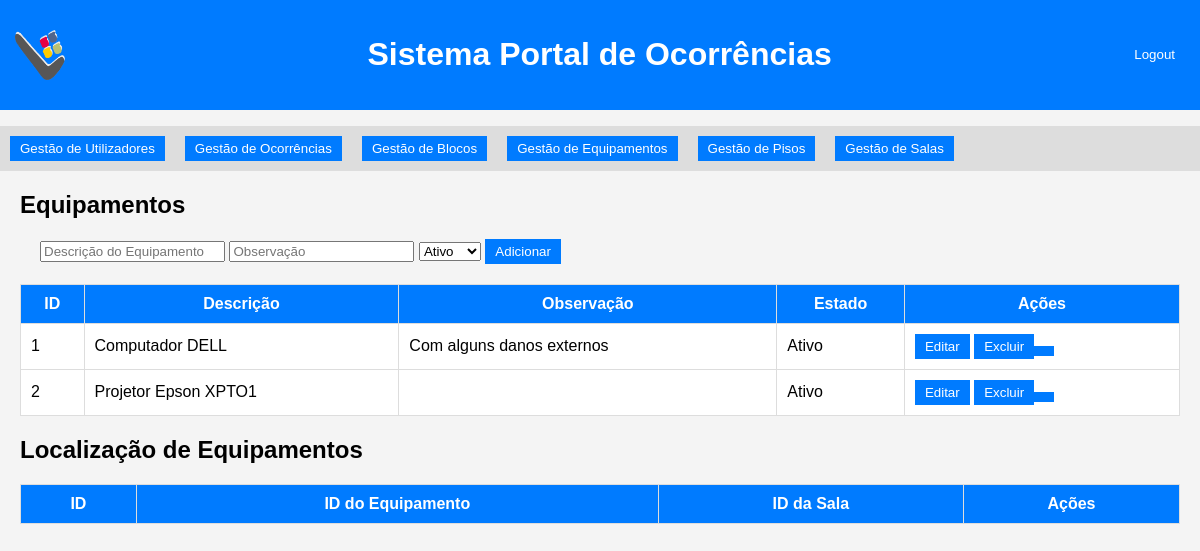
The page /equipamentos.php on the database its author committed.
### tables this page shows
CREATE TABLE `equipamentos` (
  `Cod_Equipamento` int(11) NOT NULL,
  `Descricao_Equipamento` varchar(150) NOT NULL,
  `Obs_Equipamento` varchar(150) NOT NULL,
  `Estado_Equipamento` varchar(30) NOT NULL);

### equipamentos.php (the view, shortened to what this page needs)
<?php
include 'config.php';
$result = $conn->query("SELECT * FROM equipamentos");?>
<!DOCTYPE html>
<html lang="pt">
<head>
    <link rel="stylesheet" href="style.css">
</head>
<body>
    <header>
        <div class="logo">
            <img src="img/logo.png" alt="Logo">
        </div>
        <h1>Sistema Portal de Ocorrências</h1>
        <button><a style="color: white; text-decoration: none" href="logout.php">Logout</a></button>
    </header>
    <nav>
        <ul>
            <button><a style="color: white; text-decoration: none" href="sistema_ocorrencias.php">Gestão de Utilizadores</a></button>
            <button><a style="color: white; text-decoration: none" href="ocorrencias.php">Gestão de Ocorrências</a></button>
            <button><a style="color: white; text-decoration: none" href="blocos.php">Gestão de Blocos</a></button>
            <button><a style="color: white; text-decoration: none" href="equipamentos.php">Gestão de Equipamentos</a></button>
            <button><a style="color: white; text-decoration: none" href="pisos.php">Gestão de Pisos</a></button>
            <button><a style="color: white; text-decoration: none" href="salas.php">Gestão de Salas</a></button>
        </ul>
    </nav>
    <section>
    <h2>Equipamentos</h2>
    <section>
    <form action="equipamentos.php" method="post">
        <input type="text" name="descricao" placeholder="Descrição do Equipamento" required>
        <input type="text" name="obs" placeholder="Observação">
        <select name="estado">
            <option value="ativo">Ativo</option>
        </select>
        <button type="submit" name="add_equipamento">Adicionar</button>
    </form>
    </section>
    <table border="1">
        <tr>
            <th>ID</th>
            <th>Descrição</th>
            <th>Observação</th>
            <th>Estado</th>
            <th>Ações</th>
        </tr>
        <?php
        $result = $conn->query("SELECT * FROM equipamentos");
        while ($row = $result->fetch_assoc()) {
            echo "<tr>
                    <td>{$row['Cod_Equipamento']}</td>
                    <td>{$row['Descricao_Equipamento']}</td>
                    <td>{$row['Obs_Equipamento']}</td>
                    <td>{$row['Estado_Equipamento']}</td>
                    <td>
                        <button><a style='color: white; text-decoration: none' href='editar_equipamento.php?id={$row['Cod_Equipamento']}'>Editar</a></button>
                        <button><a style='color: white; text-decoration: none' href='equipamentos.php?delete={$row['Cod_Equipamento']}' onclick='return confirm(\"Tem certeza?\")'>Excluir</a><button>
                    </td>
                  </tr>";}?>
    </table>
    </section>
    <section>
    <h2>Localização de Equipamentos</h2>
    <table border="1">
        <tr>
            <th>ID</th>
            <th>ID do Equipamento</th>
            <th>ID da Sala</th>
            <th>Ações</th>
        </tr>
    </table>
    </section>
</body>
</html>

### style.css (style rules this page uses)
body { font-family: Arial, sans-serif; margin: 0; padding: 0; background-color: #f4f4f4; }
header { background: #007bff; color: white; padding: 15px; display: flex; justify-content: space-between; align-items: center; text-align: center; }
.logo { display: flex; align-items: center; font-size: 24px; font-weight: bold; color: #007BFF; }
.logo img { width: 50px; height: 50px; margin-right: 10px; }
nav ul { list-style: none; background: #ddd; padding: 10px; display: flex; gap: 20px; align-items: center; }
section { margin: 20px; }
table { width: 100%; border-collapse: collapse; background: white; }
th, td { padding: 10px; border: 1px solid #ddd; }
th { background: #007bff; color: white; }
button { background: #007bff; color: white; border: none; padding: 5px 10px; cursor: pointer; }

### rows shown on the page
equipamentos: Cod_Equipamento "1", Descricao_Equipamento "Computador DELL", Obs_Equipamento "Com alguns danos externos", Estado_Equipamento "Ativo"
equipamentos: Cod_Equipamento "2", Descricao_Equipamento "Projetor Epson XPTO1", Estado_Equipamento "Ativo"
